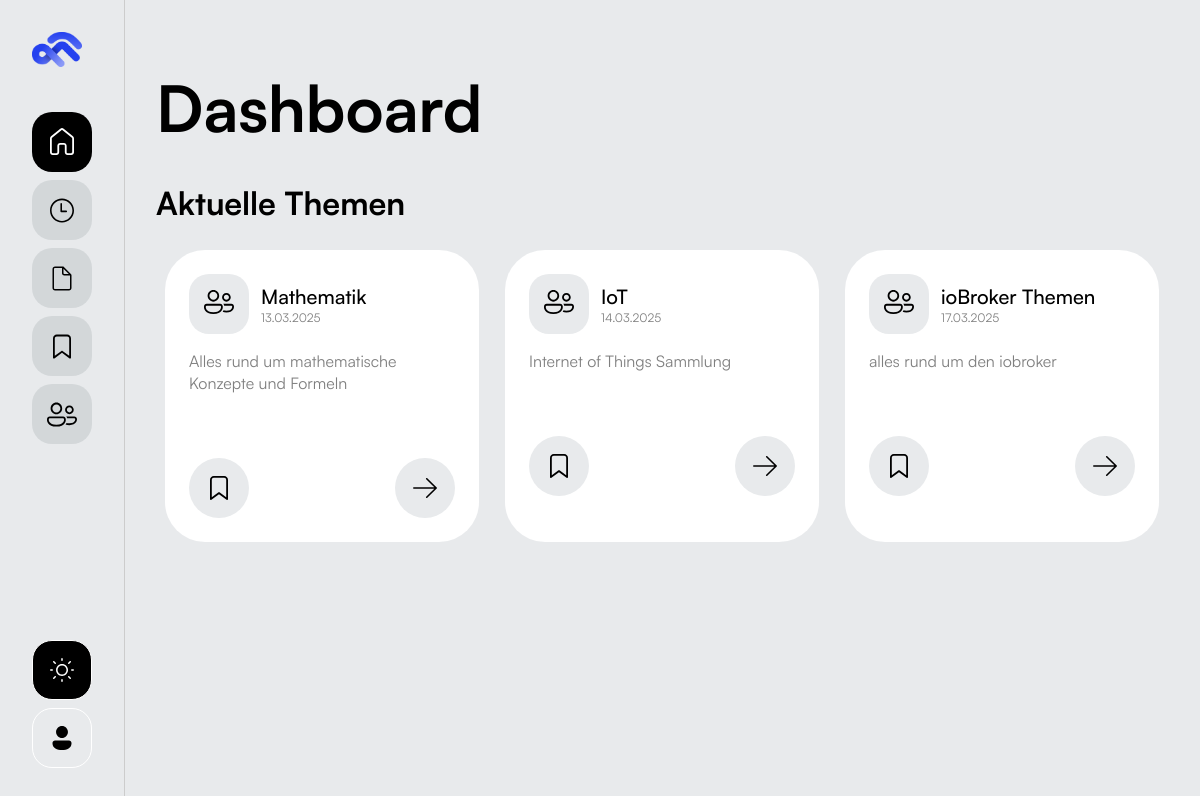
The page / on the database its author committed.
### app/models.py (models this page shows, shortened)
class Category(db.Model):
    __tablename__ = 'categories'
    id = db.Column(db.Integer, primary_key = True)
    name = db.Column(db.String(100), nullable = False)
    description = db.Column(db.Text)
    created_at = db.Column(db.DateTime, default = datetime.utcnow)
    updated_at = db.Column(db.DateTime, default=datetime.utcnow, onupdate = datetime.utcnow)
    subcategories = db.relationship('Subcategory', backref = 'category', lazy = 'dynamic', cascade='all, delete-orphan')

### app/routes.py (the view)
@app.route("/")
def startseite():
    kategorien = Category.query.all()
    return render_template('startseite.html', kategorien = kategorien)

### app/templates/startseite.html (shortened to what this page needs)
{% extends 'base.html' %}
{% block content %}
<div class="heading_page_wrapper">
    <h1>Dashboard</h1>
</div>
<div class="dashboard_body_grid">
    <div class="dashboard_body_cell">
        <h2>Aktuelle Themen</h2>
        {% if kategorien %}
            <div class="themen_category_grid">
                {% for kategorie in kategorien %}
                    <a href="{{ url_for('kategorie_anzeigen', kategorie_id = kategorie.id) }}" class="category_box_outline">
                        <div class="category_box">
                            <div class="category_info_container">
                                <div class="category_info_wrapper">
                                <div class="category_icon_wrapper">
                                    <span class="category_icon">
                                    </span>
                                </div>
                                <div class="category_heading_wrapper">
                                    <h3>{{ kategorie.name }}</h3>
                                    <p class="text-style-small">{{ kategorie.updated_at.strftime('%d.%m.%Y') }}</p>
                                </div>
                                </div>
                                <p>{{ kategorie.description|default('Keine Beschreibung vorhanden.')|truncate(100) }}</p>
                            </div>
                            <div class="category_btn_wrapper">
                                <div class="category_btn">
                                </div>
                                <div class="category_btn">
                                </div>
                            </div>
                        </div>
                    </a>
                {% endfor %}
            </div>
        {% else %}
            <p>Keine Kategorien gefunden.</p>
        {% endif %}
            </div>
        </div>
{% endblock %}

### app/templates/base.html (shortened to what this page needs)
<!DOCTYPE html>
<html lang="de">
<head>
    <link rel="stylesheet" href="{{ url_for('static', filename = 'css/styles.css') }}">
    <link rel="stylesheet" href="{{ url_for('static', filename = 'css/articles.css') }}">
    <link rel="stylesheet" href="{{ url_for('static', filename = 'css/popup.css') }}">
    <link rel="stylesheet" href="{{ url_for('static', filename = 'css/markdown_preview.css') }}">
    <link rel="stylesheet" href="https://cdn.jsdelivr.net/simplemde/latest/simplemde.min.css">
</head>
<body>
  {% include 'sidebar.html' %}
  <main>
    <div class="page_wrapper">
      {% block content %}{% endblock %}
    </div>
  </main>
</body>
</html>

### app/templates/sidebar.html (shortened to what this page needs)
<div class="sb_section">
    <div class="sb_container">
        <div class="sb_wrapper">
            <div class="sb_logo_wrapper">
                <img class="sb_logo" src="{{ url_for('static', filename = 'images/sf_logo_color.png') }}">
            </div>
            <div class="sb_link_wrapper">
                <a href="{{ url_for('startseite') }}" class="link_icon_wrapper {% if request.path == url_for('startseite') %}active{% endif %}">
                </a>
                <a class="link_icon_wrapper">
                </a>
                <a href="{{ url_for('themen') }}" class="link_icon_wrapper {% if request.path.startswith(url_for('themen')) %}active{% endif %}">
                </a>
                <a class="link_icon_wrapper">
                </a>
                <a class="link_icon_wrapper">
                </a>
            </div>
        </div>
            <div class="sb_link_wrapper">
                <div id="theme-toggle" class="sb_settings_box light">
                </div>
                <div class="sb_settings_box">
                </div>
            </div>
        </div>
    </div>

### app/static/css/styles.css (style rules this page uses)
:root { --primary-blue: #2541EF; --primary-dark: #1a34d9; --primary-muted: rgba(37, 65, 239, 0.1); --primary-light-muted: rgba(37, 65, 239, 0.05); --black: #000; --white: #fff; --lightest-grey: #E8EAEC; --light-hover-grey: #e6e6e6; --lighter-grey: #D3D7D9; --light-grey: #ccc; --dark-grey: rgba(0,0,0, 0.5); }
* { margin: 0; padding: 0; box-sizing: border-box; text-decoration: none; }
a { color: var(--black); }
html, body { scroll-behavior: smooth; width: 100%; height: 100%; }
body { font-family: 'Satoshi (Local)', Arial, sans-serif; font-weight: 400; background-color: var(--lightest-grey); color: var(--black); margin: 0; padding: 0; display: flex; overflow-x: hidden; }
main { flex: 1; padding-left: 124px; width: calc(100% - 124px); min-height: 100vh; box-sizing: border-box; overflow-y: auto; }
h1 { font-size: 4rem; font-weight: 700; }
h2 { font-size: 2rem; font-weight: 700; }
h3 { font-size: 20px; font-weight: 500; }
p { color: var(--dark-grey); font-size: 1rem; font-weight: 400; }
.text-style-small { font-size: 12px; font-weight: 300; }
.sb_section { min-height: 100vh; border-right: 1px solid var(--light-grey); box-sizing: border-box; flex-shrink: 0; color: var(--white); position: fixed; left: 0; top: 0; bottom: 0; z-index: 9999; }
.sb_container { height: 100%; width: 100%; padding: 2rem; display: flex; flex-direction: column; align-items: center; justify-content: space-between; }
.sb_wrapper { display: flex; flex-direction: column; height: 100%; gap: 2.5rem; align-items: center; }
.sb_logo_wrapper { width: 100%; height: auto; }
.sb_logo { width: 50px; height: auto; }
.sb_link_wrapper { display: flex; flex-direction: column; gap: 0.5rem; }
.link_icon_wrapper { display: flex; width: 60px; height: 60px; align-items: center; justify-content: center; background-color: var(--lighter-grey); border-radius: 20px; color: var(--black); cursor: pointer; }
.link_icon_wrapper.active { background-color: var(--black); color: var(--white); }
.sb_settings_box { display: flex; width: 60px; height: 60px; align-items: center; justify-content: center; border-radius: 20px; color: var(--black); border: 1px solid var(--white); cursor: pointer; }
.sb_settings_box.light { background-color: var(--black); color: var(--white); }
.page_wrapper { width: 100%; height: 100%; padding: 2rem; }
.dashboard_body_grid { display: flex; flex-direction: column; width: 100%; }
.dashboard_body_cell { display: flex; flex-direction: column; gap: 1rem; width: 100%; }
.category_box { display: flex; flex-direction: column; padding: 1.5rem; border-radius: 40px; background-color: var(--white); width: 100%; height: 100%; }
.category_icon_wrapper { display: flex; height: 60px; width: 60px; border-radius: 20px; justify-content: center; align-items: center; background-color: var(--lightest-grey); }
.category_info_wrapper { display: flex; flex-direction: row; align-items: center; gap: 12px; }
.category_heading_wrapper { display: flex; flex-direction: column; gap: 0px; }
.heading_page_wrapper { display: flex; flex-direction: row; align-items: center; justify-content: space-between; width: 100%; padding: 2rem 0; }
.themen_category_grid { display: grid; grid-template-columns: repeat(3, 1fr); grid-template-rows: auto; width: 100%; gap: 0.5rem; }
.category_btn_wrapper { display: flex; flex-direction: row; width: 100%; justify-content: space-between; align-items: center; }
.category_btn { width: 60px; height: 60px; display: flex; justify-content: center; align-items: center; color: black; background-color: var(--lightest-grey); border-radius: 50%; }
.category_info_container { display: flex; flex-direction: column; gap: 1rem; padding-bottom: 4rem; }
.category_box_outline { width: 100%; height: 100%; padding: 0.5rem; border-radius: 48px; border: 1px solid transparent; transition: border 0.1s ease-in-out; cursor: pointer; }

### rows shown on the page
Category: name "Mathematik", updated_at "13.03.2025", description "Alles rund um mathematische Konzepte und Formeln"
Category: name "IoT", updated_at "14.03.2025", description "Internet of Things Sammlung"
Category: name "ioBroker Themen", updated_at "17.03.2025", description "alles rund um den iobroker"
